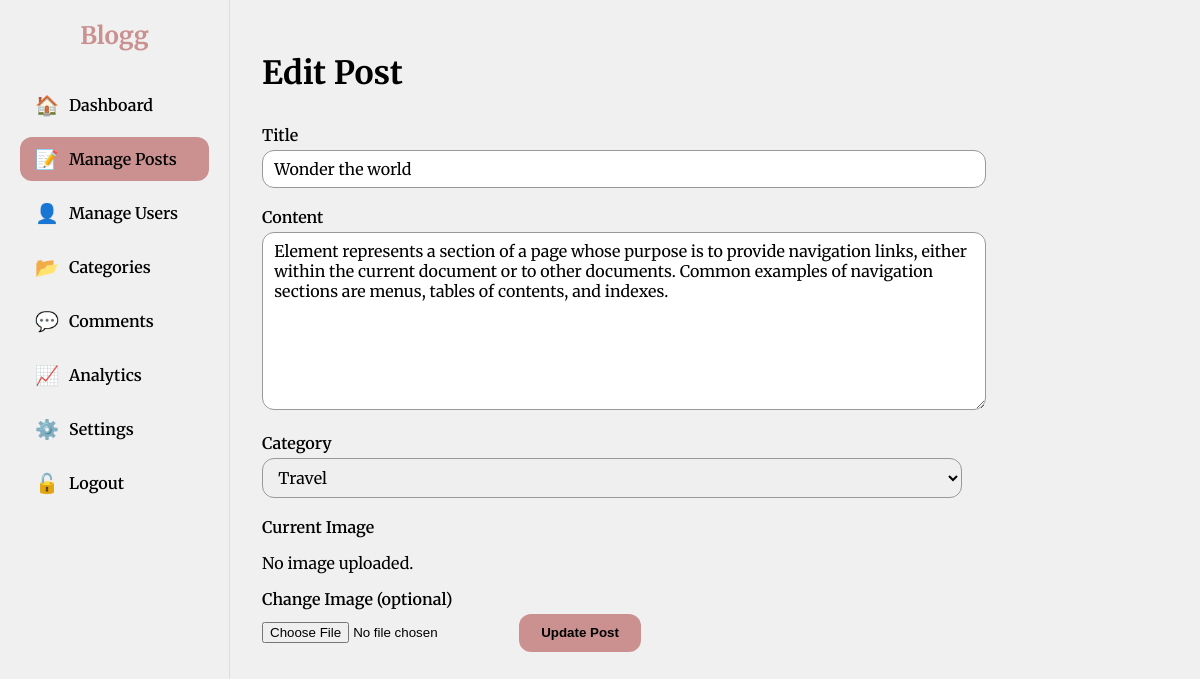
/admin/edit-post.php?id=15 (signed in), run on an earlier commit of the app's database.
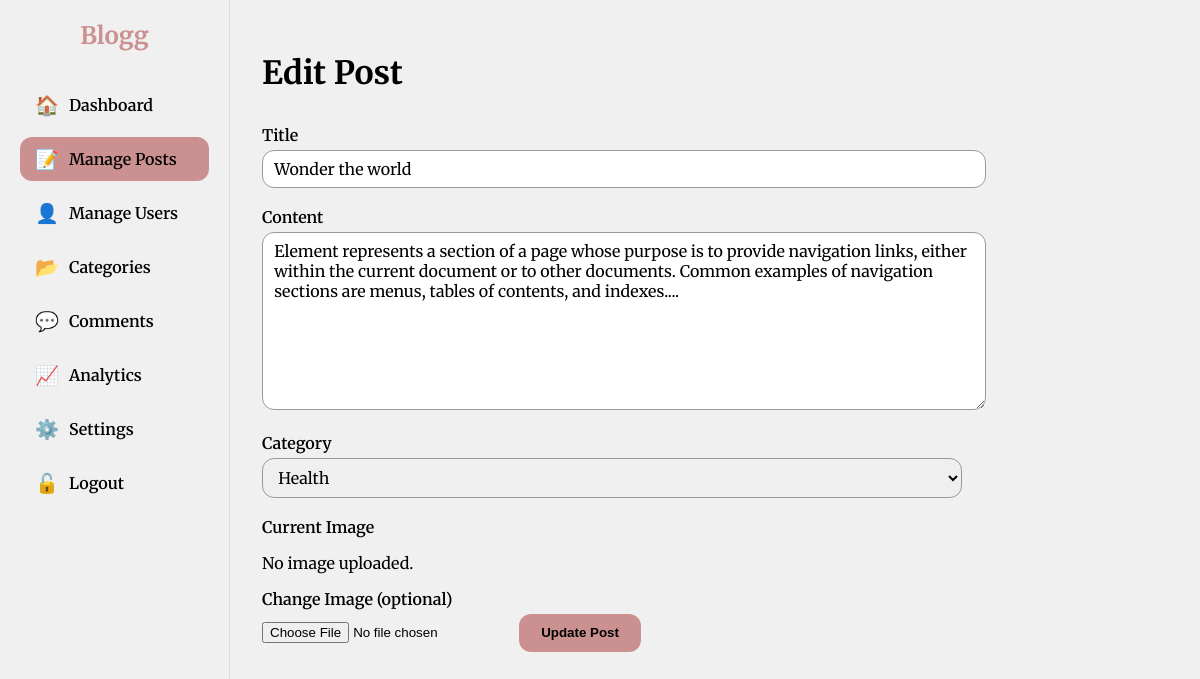
And on a later commit of the database.
### tables this page shows
CREATE TABLE `posts` (
  `id` int(11) NOT NULL,
  `user_id` int(11) DEFAULT NULL,
  `title` varchar(255) NOT NULL,
  `content` text NOT NULL,
  `image` varchar(255) DEFAULT NULL,
  `category_id` int(11) DEFAULT NULL,
  `status` enum('draft','published','archived') DEFAULT 'published',
  `created_at` timestamp NOT NULL DEFAULT current_timestamp(),
  `updated_at` timestamp NOT NULL DEFAULT current_timestamp() ON UPDATE current_timestamp(),
  `views` int(11) NOT NULL DEFAULT 0,
  `author` varchar(255) NOT NULL DEFAULT 'Admin'
);

CREATE TABLE `categories` (
  `id` int(11) NOT NULL,
  `name` varchar(100) NOT NULL,
  `description` text DEFAULT NULL
);

### admin/edit-post.php (the view, shortened to what this page needs)
<?php
include '../php/config.php';
$postId = (int)$_GET['id'];
$postResult = $conn->query("SELECT * FROM posts WHERE id = $postId");
$post = $postResult->fetch_assoc();
$categoriesResult = $conn->query("SELECT id, name FROM categories ORDER BY name ASC");
?>
<!DOCTYPE html>
<html lang="en">
<head>
</head>
<body>
  <aside class="sidebar">
    <a href="../index.php" class="logo">Blogg</a>
    <nav>
      <a href="dashboard.php"><span class="icon">🏠</span> Dashboard</a>
      <a href="manage-posts.php" class="active"><span class="icon">📝</span> Manage Posts</a>
      <a href="manage-users.php"><span class="icon">👤</span> Manage Users</a>
      <a href="categories.php"><span class="icon">📂</span> Categories</a>
      <a href="manage-comments.php"><span class="icon">💬</span> Comments</a>
      <a href="analytics-blog.php"><span class="icon">📈</span> Analytics</a>
      <a href="settings.php"><span class="icon">⚙️</span> Settings</a>
      <a href="logout.php"><span class="icon">🔓</span> Logout</a>
    </nav>
  </aside>
  <main class="main-content">
    <h1>Edit Post</h1>
    <form action="" method="post" enctype="multipart/form-data">
      <label for="title">Title</label>
      <input type="text" name="title" id="title" value="<?= htmlspecialchars($post['title']) ?>" required>
      <label for="content">Content</label>
      <textarea name="content" id="content" required><?= htmlspecialchars($post['content']) ?></textarea>
      <label for="category">Category</label>
      <select name="category" id="category" required>
        <?php while ($cat = $categoriesResult->fetch_assoc()): ?>
          <option value="<?= $cat['id'] ?>" <?= ($cat['id'] == $post['category_id']) ? 'selected' : '' ?>>
            <?= htmlspecialchars($cat['name']) ?>
          </option>
        <?php endwhile; ?>
      </select>
      <label>Current Image</label>
      <?php if ($post['image'] && file_exists('../uploads/' . $post['image'])): ?>
        <img src="../uploads/<?= htmlspecialchars($post['image']) ?>" alt="Current Image" class="current-image" />
      <?php else: ?>
        <p>No image uploaded.</p>
      <?php endif; ?>
      <label for="image">Change Image (optional)</label>
      <input type="file" name="image" id="image" accept="image/*">
      <button type="submit">Update Post</button>
    </form>
  </main>
</body>
</html>

What changed in the data, as far as the page shows it:
changed posts "Wonder the world": content "…tables of contents, and indexes." → "…tables of contents, and indexes...."; category "Travel" → "Health"
